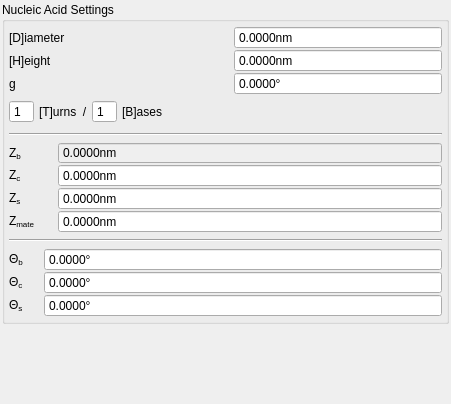
<?xml version="1.0" encoding="UTF-8"?>
<ui version="4.0">
    <class>Form</class>
    <widget class="QWidget" name="Form">
        <property name="geometry">
            <rect>
                <x>0</x>
                <y>0</y>
                <width>451</width>
                <height>404</height>
            </rect>
        </property>
        <property name="windowTitle">
            <string>Form</string>
        </property>
        <layout class="QVBoxLayout" name="verticalLayout">
            <property name="leftMargin">
                <number>2</number>
            </property>
            <property name="topMargin">
                <number>2</number>
            </property>
            <property name="rightMargin">
                <number>2</number>
            </property>
            <property name="bottomMargin">
                <number>2</number>
            </property>
            <item>
                <widget class="QGroupBox" name="nucleic_acid_settings">
                    <property name="title">
                        <string>Nucleic Acid Settings</string>
                    </property>
                    <layout class="QGridLayout" name="gridLayout_4">
                        <property name="leftMargin">
                            <number>4</number>
                        </property>
                        <property name="topMargin">
                            <number>4</number>
                        </property>
                        <property name="rightMargin">
                            <number>4</number>
                        </property>
                        <property name="bottomMargin">
                            <number>4</number>
                        </property>
                        <property name="horizontalSpacing">
                            <number>5</number>
                        </property>
                        <property name="verticalSpacing">
                            <number>6</number>
                        </property>
                        <item row="8" column="0" colspan="2">
                            <layout class="QGridLayout" name="gridLayout_3">
                                <property name="horizontalSpacing">
                                    <number>20</number>
                                </property>
                                <item row="3" column="1">
                                    <widget class="QDoubleSpinBox" name="theta_b">
                                        <property name="statusTip">
                                            <string/>
                                        </property>
                                        <property name="readOnly">
                                            <bool>false</bool>
                                        </property>
                                        <property name="buttonSymbols">
                                            <enum>QAbstractSpinBox::NoButtons</enum>
                                        </property>
                                        <property name="specialValueText">
                                            <string/>
                                        </property>
                                        <property name="accelerated">
                                            <bool>false</bool>
                                        </property>
                                        <property name="showGroupSeparator" stdset="0">
                                            <bool>false</bool>
                                        </property>
                                        <property name="suffix">
                                            <string notr="true">°</string>
                                        </property>
                                        <property name="decimals">
                                            <number>4</number>
                                        </property>
                                        <property name="maximum">
                                            <double>360.000000000000000</double>
                                        </property>
                                        <property name="singleStep">
                                            <double>0.500000000000000</double>
                                        </property>
                                    </widget>
                                </item>
                                <item row="4" column="1">
                                    <widget class="QDoubleSpinBox" name="theta_c">
                                        <property name="buttonSymbols">
                                            <enum>QAbstractSpinBox::NoButtons</enum>
                                        </property>
                                        <property name="specialValueText">
                                            <string/>
                                        </property>
                                        <property name="accelerated">
                                            <bool>false</bool>
                                        </property>
                                        <property name="showGroupSeparator" stdset="0">
                                            <bool>false</bool>
                                        </property>
                                        <property name="suffix">
                                            <string notr="true">°</string>
                                        </property>
                                        <property name="decimals">
                                            <number>4</number>
                                        </property>
                                        <property name="maximum">
                                            <double>360.000000000000000</double>
                                        </property>
                                        <property name="singleStep">
                                            <double>0.500000000000000</double>
                                        </property>
                                    </widget>
                                </item>
                                <item row="5" column="1">
                                    <widget class="QDoubleSpinBox" name="theta_s">
                                        <property name="buttonSymbols">
                                            <enum>QAbstractSpinBox::NoButtons</enum>
                                        </property>
                                        <property name="specialValueText">
                                            <string/>
                                        </property>
                                        <property name="accelerated">
                                            <bool>false</bool>
                                        </property>
                                        <property name="showGroupSeparator" stdset="0">
                                            <bool>false</bool>
                                        </property>
                                        <property name="prefix">
                                            <string/>
                                        </property>
                                        <property name="suffix">
                                            <string notr="true">°</string>
                                        </property>
                                        <property name="decimals">
                                            <number>4</number>
                                        </property>
                                        <property name="maximum">
                                            <double>360.000000000000000</double>
                                        </property>
                                        <property name="singleStep">
                                            <double>0.500000000000000</double>
                                        </property>
                                    </widget>
                                </item>
                                <item row="4" column="0">
                                    <widget class="QLabel" name="theta_c_label">
                                        <property name="enabled">
                                            <bool>true</bool>
                                        </property>
                                        <property name="sizePolicy">
                                            <sizepolicy hsizetype="Fixed" vsizetype="Preferred">
                                                <horstretch>0</horstretch>
                                                <verstretch>0</verstretch>
                                            </sizepolicy>
                                        </property>
                                        <property name="cursor">
                                            <cursorShape>ArrowCursor</cursorShape>
                                        </property>
                                        <property name="toolTip">
                                            <string/>
                                        </property>
                                        <property name="statusTip">
                                            <string/>
                                        </property>
                                        <property name="whatsThis">
                                            <string/>
                                        </property>
                                        <property name="text">
                                            <string>Θ&lt;sub&gt;c&lt;/sub&gt;</string>
                                        </property>
                                    </widget>
                                </item>
                                <item row="5" column="0">
                                    <widget class="QLabel" name="theta_s_label">
                                        <property name="enabled">
                                            <bool>true</bool>
                                        </property>
                                        <property name="sizePolicy">
                                            <sizepolicy hsizetype="Fixed" vsizetype="Preferred">
                                                <horstretch>0</horstretch>
                                                <verstretch>0</verstretch>
                                            </sizepolicy>
                                        </property>
                                        <property name="cursor">
                                            <cursorShape>ArrowCursor</cursorShape>
                                        </property>
                                        <property name="toolTip">
                                            <string/>
                                        </property>
                                        <property name="statusTip">
                                            <string/>
                                        </property>
                                        <property name="whatsThis">
                                            <string/>
                                        </property>
                                        <property name="text">
                                            <string>Θ&lt;sub&gt;s&lt;/sub&gt;</string>
                                        </property>
                                    </widget>
                                </item>
                                <item row="3" column="0">
                                    <widget class="QLabel" name="theta_b_label">
                                        <property name="enabled">
                                            <bool>true</bool>
                                        </property>
                                        <property name="sizePolicy">
                                            <sizepolicy hsizetype="Fixed" vsizetype="Preferred">
                                                <horstretch>0</horstretch>
                                                <verstretch>0</verstretch>
                                            </sizepolicy>
                                        </property>
                                        <property name="cursor">
                                            <cursorShape>ArrowCursor</cursorShape>
                                        </property>
                                        <property name="toolTip">
                                            <string/>
                                        </property>
                                        <property name="statusTip">
                                            <string/>
                                        </property>
                                        <property name="whatsThis">
                                            <string/>
                                        </property>
                                        <property name="text">
                                            <string>Θ&lt;sub&gt;b&lt;/sub&gt;</string>
                                        </property>
                                    </widget>
                                </item>
                            </layout>
                        </item>
                        <item row="6" column="0" colspan="2">
                            <widget class="Line" name="line">
                                <property name="orientation">
                                    <enum>Qt::Horizontal</enum>
                                </property>
                            </widget>
                        </item>
                        <item row="0" column="0" colspan="2">
                            <layout class="QGridLayout" name="gridLayout_2">
                                <property name="horizontalSpacing">
                                    <number>16</number>
                                </property>
                                <item row="0" column="1">
                                    <widget class="QDoubleSpinBox" name="D">
                                        <property name="toolTip">
                                            <string/>
                                        </property>
                                        <property name="whatsThis">
                                            <string/>
                                        </property>
                                        <property name="buttonSymbols">
                                            <enum>QAbstractSpinBox::NoButtons</enum>
                                        </property>
                                        <property name="suffix">
                                            <string notr="true">nm</string>
                                        </property>
                                        <property name="decimals">
                                            <number>4</number>
                                        </property>
                                        <property name="maximum">
                                            <double>999999.000000000000000</double>
                                        </property>
                                        <property name="singleStep">
                                            <double>0.500000000000000</double>
                                        </property>
                                    </widget>
                                </item>
                                <item row="1" column="1">
                                    <widget class="QDoubleSpinBox" name="H">
                                        <property name="toolTip">
                                            <string/>
                                        </property>
                                        <property name="buttonSymbols">
                                            <enum>QAbstractSpinBox::NoButtons</enum>
                                        </property>
                                        <property name="suffix">
                                            <string notr="true">nm</string>
                                        </property>
                                        <property name="decimals">
                                            <number>4</number>
                                        </property>
                                        <property name="maximum">
                                            <double>999999.000000000000000</double>
                                        </property>
                                        <property name="singleStep">
                                            <double>0.500000000000000</double>
                                        </property>
                                    </widget>
                                </item>
                                <item row="1" column="0">
                                    <widget class="QLabel" name="H_label">
                                        <property name="cursor">
                                            <cursorShape>ArrowCursor</cursorShape>
                                        </property>
                                        <property name="toolTip">
                                            <string>Helical Twist Height</string>
                                        </property>
                                        <property name="statusTip">
                                            <string/>
                                        </property>
                                        <property name="text">
                                            <string>[H]eight</string>
                                        </property>
                                    </widget>
                                </item>
                                <item row="3" column="0" colspan="2">
                                    <layout class="QHBoxLayout" name="horizontalLayout">
                                        <property name="topMargin">
                                            <number>5</number>
                                        </property>
                                        <property name="bottomMargin">
                                            <number>4</number>
                                        </property>
                                        <item>
                                            <widget class="QSpinBox" name="T">
                                                <property name="toolTip">
                                                    <string>Turns</string>
                                                </property>
                                                <property name="whatsThis">
                                                    <string/>
                                                </property>
                                                <property name="buttonSymbols">
                                                    <enum>QAbstractSpinBox::NoButtons</enum>
                                                </property>
                                                <property name="minimum">
                                                    <number>1</number>
                                                </property>
                                            </widget>
                                        </item>
                                        <item>
                                            <spacer name="horizontalSpacer_2">
                                                <property name="orientation">
                                                    <enum>Qt::Horizontal</enum>
                                                </property>
                                                <property name="sizeType">
                                                    <enum>QSizePolicy::Fixed</enum>
                                                </property>
                                                <property name="sizeHint" stdset="0">
                                                    <size>
                                                        <width>5</width>
                                                        <height>20</height>
                                                    </size>
                                                </property>
                                            </spacer>
                                        </item>
                                        <item>
                                            <widget class="QLabel" name="T_label">
                                                <property name="toolTip">
                                                    <string/>
                                                </property>
                                                <property name="statusTip">
                                                    <string/>
                                                </property>
                                                <property name="text">
                                                    <string>[T]urns</string>
                                                </property>
                                            </widget>
                                        </item>
                                        <item>
                                            <spacer name="horizontalSpacer_4">
                                                <property name="orientation">
                                                    <enum>Qt::Horizontal</enum>
                                                </property>
                                                <property name="sizeType">
                                                    <enum>QSizePolicy::Fixed</enum>
                                                </property>
                                                <property name="sizeHint" stdset="0">
                                                    <size>
                                                        <width>5</width>
                                                        <height>20</height>
                                                    </size>
                                                </property>
                                            </spacer>
                                        </item>
                                        <item>
                                            <widget class="QLabel" name="bases_per_turns_slash">
                                                <property name="toolTip">
                                                    <string>(per)</string>
                                                </property>
                                                <property name="statusTip">
                                                    <string/>
                                                </property>
                                                <property name="text">
                                                    <string>/</string>
                                                </property>
                                                <property name="alignment">
                                                    <set>Qt::AlignCenter</set>
                                                </property>
                                            </widget>
                                        </item>
                                        <item>
                                            <spacer name="horizontalSpacer">
                                                <property name="orientation">
                                                    <enum>Qt::Horizontal</enum>
                                                </property>
                                                <property name="sizeType">
                                                    <enum>QSizePolicy::Fixed</enum>
                                                </property>
                                                <property name="sizeHint" stdset="0">
                                                    <size>
                                                        <width>5</width>
                                                        <height>20</height>
                                                    </size>
                                                </property>
                                            </spacer>
                                        </item>
                                        <item>
                                            <widget class="QSpinBox" name="B">
                                                <property name="toolTip">
                                                    <string>Bases</string>
                                                </property>
                                                <property name="statusTip">
                                                    <string/>
                                                </property>
                                                <property name="whatsThis">
                                                    <string/>
                                                </property>
                                                <property name="buttonSymbols">
                                                    <enum>QAbstractSpinBox::NoButtons</enum>
                                                </property>
                                                <property name="minimum">
                                                    <number>1</number>
                                                </property>
                                            </widget>
                                        </item>
                                        <item>
                                            <spacer name="horizontalSpacer_5">
                                                <property name="orientation">
                                                    <enum>Qt::Horizontal</enum>
                                                </property>
                                                <property name="sizeType">
                                                    <enum>QSizePolicy::Fixed</enum>
                                                </property>
                                                <property name="sizeHint" stdset="0">
                                                    <size>
                                                        <width>5</width>
                                                        <height>20</height>
                                                    </size>
                                                </property>
                                            </spacer>
                                        </item>
                                        <item>
                                            <widget class="QLabel" name="B_label">
                                                <property name="toolTip">
                                                    <string>Bases</string>
                                                </property>
                                                <property name="statusTip">
                                                    <string>There are B bases per T turns of the helix</string>
                                                </property>
                                                <property name="text">
                                                    <string>[B]ases</string>
                                                </property>
                                            </widget>
                                        </item>
                                        <item>
                                            <spacer name="horizontalSpacer_3">
                                                <property name="orientation">
                                                    <enum>Qt::Horizontal</enum>
                                                </property>
                                                <property name="sizeHint" stdset="0">
                                                    <size>
                                                        <width>40</width>
                                                        <height>20</height>
                                                    </size>
                                                </property>
                                            </spacer>
                                        </item>
                                    </layout>
                                </item>
                                <item row="0" column="0">
                                    <widget class="QLabel" name="D_label">
                                        <property name="cursor">
                                            <cursorShape>ArrowCursor</cursorShape>
                                        </property>
                                        <property name="toolTip">
                                            <string/>
                                        </property>
                                        <property name="statusTip">
                                            <string/>
                                        </property>
                                        <property name="whatsThis">
                                            <string/>
                                        </property>
                                        <property name="text">
                                            <string>[D]iameter</string>
                                        </property>
                                    </widget>
                                </item>
                                <item row="2" column="1">
                                    <widget class="QDoubleSpinBox" name="g">
                                        <property name="buttonSymbols">
                                            <enum>QAbstractSpinBox::NoButtons</enum>
                                        </property>
                                        <property name="suffix">
                                            <string>°</string>
                                        </property>
                                        <property name="decimals">
                                            <number>4</number>
                                        </property>
                                        <property name="maximum">
                                            <double>360.000000000000000</double>
                                        </property>
                                    </widget>
                                </item>
                                <item row="2" column="0">
                                    <widget class="QLabel" name="g_label">
                                        <property name="text">
                                            <string>g</string>
                                        </property>
                                    </widget>
                                </item>
                            </layout>
                        </item>
                        <item row="1" column="0" colspan="2">
                            <widget class="Line" name="nucleic_acid_settings_splitter">
                                <property name="orientation">
                                    <enum>Qt::Horizontal</enum>
                                </property>
                            </widget>
                        </item>
                        <item row="2" column="0" colspan="2">
                            <layout class="QGridLayout" name="gridLayout_7">
                                <property name="horizontalSpacing">
                                    <number>20</number>
                                </property>
                                <item row="2" column="1">
                                    <widget class="QDoubleSpinBox" name="Z_s">
                                        <property name="statusTip">
                                            <string/>
                                        </property>
                                        <property name="buttonSymbols">
                                            <enum>QAbstractSpinBox::NoButtons</enum>
                                        </property>
                                        <property name="suffix">
                                            <string notr="true">nm</string>
                                        </property>
                                        <property name="decimals">
                                            <number>4</number>
                                        </property>
                                        <property name="minimum">
                                            <double>0.000000000000000</double>
                                        </property>
                                        <property name="maximum">
                                            <double>999999.000000000000000</double>
                                        </property>
                                        <property name="singleStep">
                                            <double>0.500000000000000</double>
                                        </property>
                                        <property name="value">
                                            <double>0.000000000000000</double>
                                        </property>
                                    </widget>
                                </item>
                                <item row="1" column="1">
                                    <widget class="QDoubleSpinBox" name="Z_c">
                                        <property name="buttonSymbols">
                                            <enum>QAbstractSpinBox::NoButtons</enum>
                                        </property>
                                        <property name="suffix">
                                            <string notr="true">nm</string>
                                        </property>
                                        <property name="decimals">
                                            <number>4</number>
                                        </property>
                                        <property name="minimum">
                                            <double>0.000000000000000</double>
                                        </property>
                                        <property name="maximum">
                                            <double>999999.000000000000000</double>
                                        </property>
                                        <property name="singleStep">
                                            <double>0.500000000000000</double>
                                        </property>
                                        <property name="value">
                                            <double>0.000000000000000</double>
                                        </property>
                                    </widget>
                                </item>
                                <item row="2" column="0">
                                    <widget class="QLabel" name="Z_s_label">
                                        <property name="enabled">
                                            <bool>true</bool>
                                        </property>
                                        <property name="sizePolicy">
                                            <sizepolicy hsizetype="Fixed" vsizetype="Preferred">
                                                <horstretch>0</horstretch>
                                                <verstretch>0</verstretch>
                                            </sizepolicy>
                                        </property>
                                        <property name="cursor">
                                            <cursorShape>ArrowCursor</cursorShape>
                                        </property>
                                        <property name="toolTip">
                                            <string/>
                                        </property>
                                        <property name="statusTip">
                                            <string>The vertical height between two NEMids on different helices of the
                                                same double helix
                                            </string>
                                        </property>
                                        <property name="whatsThis">
                                            <string/>
                                        </property>
                                        <property name="text">
                                            <string>Z&lt;sub&gt;s&lt;/sub&gt;</string>
                                        </property>
                                    </widget>
                                </item>
                                <item row="0" column="1">
                                    <widget class="QDoubleSpinBox" name="Z_b">
                                        <property name="enabled">
                                            <bool>false</bool>
                                        </property>
                                        <property name="statusTip">
                                            <string/>
                                        </property>
                                        <property name="autoFillBackground">
                                            <bool>false</bool>
                                        </property>
                                        <property name="styleSheet">
                                            <string notr="true">QDoubleSpinBox::disabled{background-color: rgb(240, 240,
                                                240); color: black}
                                            </string>
                                        </property>
                                        <property name="wrapping">
                                            <bool>false</bool>
                                        </property>
                                        <property name="frame">
                                            <bool>true</bool>
                                        </property>
                                        <property name="readOnly">
                                            <bool>false</bool>
                                        </property>
                                        <property name="buttonSymbols">
                                            <enum>QAbstractSpinBox::NoButtons</enum>
                                        </property>
                                        <property name="specialValueText">
                                            <string/>
                                        </property>
                                        <property name="accelerated">
                                            <bool>false</bool>
                                        </property>
                                        <property name="showGroupSeparator" stdset="0">
                                            <bool>false</bool>
                                        </property>
                                        <property name="prefix">
                                            <string/>
                                        </property>
                                        <property name="suffix">
                                            <string notr="true">nm</string>
                                        </property>
                                        <property name="decimals">
                                            <number>4</number>
                                        </property>
                                        <property name="minimum">
                                            <double>0.000000000000000</double>
                                        </property>
                                        <property name="maximum">
                                            <double>999999.000000000000000</double>
                                        </property>
                                        <property name="singleStep">
                                            <double>0.500000000000000</double>
                                        </property>
                                        <property name="value">
                                            <double>0.000000000000000</double>
                                        </property>
                                    </widget>
                                </item>
                                <item row="0" column="0">
                                    <widget class="QLabel" name="Z_b_label">
                                        <property name="enabled">
                                            <bool>true</bool>
                                        </property>
                                        <property name="sizePolicy">
                                            <sizepolicy hsizetype="Fixed" vsizetype="Preferred">
                                                <horstretch>0</horstretch>
                                                <verstretch>0</verstretch>
                                            </sizepolicy>
                                        </property>
                                        <property name="cursor">
                                            <cursorShape>ArrowCursor</cursorShape>
                                        </property>
                                        <property name="toolTip">
                                            <string/>
                                        </property>
                                        <property name="statusTip">
                                            <string/>
                                        </property>
                                        <property name="whatsThis">
                                            <string/>
                                        </property>
                                        <property name="text">
                                            <string>Z&lt;sub&gt;b&lt;/sub&gt;</string>
                                        </property>
                                    </widget>
                                </item>
                                <item row="1" column="0">
                                    <widget class="QLabel" name="Z_c_label">
                                        <property name="enabled">
                                            <bool>true</bool>
                                        </property>
                                        <property name="sizePolicy">
                                            <sizepolicy hsizetype="Fixed" vsizetype="Preferred">
                                                <horstretch>0</horstretch>
                                                <verstretch>0</verstretch>
                                            </sizepolicy>
                                        </property>
                                        <property name="cursor">
                                            <cursorShape>ArrowCursor</cursorShape>
                                        </property>
                                        <property name="toolTip">
                                            <string/>
                                        </property>
                                        <property name="statusTip">
                                            <string/>
                                        </property>
                                        <property name="whatsThis">
                                            <string/>
                                        </property>
                                        <property name="text">
                                            <string>Z&lt;sub&gt;c&lt;/sub&gt;</string>
                                        </property>
                                    </widget>
                                </item>
                                <item row="3" column="0">
                                    <widget class="QLabel" name="Z_mate_label">
                                        <property name="text">
                                            <string>&lt;html&gt;&lt;head/&gt;&lt;body&gt;&lt;p&gt;Z&lt;span style=&quot;
                                                vertical-align:sub;&quot;&gt;mate&lt;/span&gt;&lt;/p&gt;&lt;/body&gt;&lt;/html&gt;
                                            </string>
                                        </property>
                                    </widget>
                                </item>
                                <item row="3" column="1">
                                    <widget class="QDoubleSpinBox" name="Z_mate">
                                        <property name="enabled">
                                            <bool>true</bool>
                                        </property>
                                        <property name="styleSheet">
                                            <string notr="true"/>
                                        </property>
                                        <property name="buttonSymbols">
                                            <enum>QAbstractSpinBox::NoButtons</enum>
                                        </property>
                                        <property name="prefix">
                                            <string/>
                                        </property>
                                        <property name="suffix">
                                            <string>nm</string>
                                        </property>
                                        <property name="decimals">
                                            <number>4</number>
                                        </property>
                                        <property name="minimum">
                                            <double>0.000000000000000</double>
                                        </property>
                                        <property name="value">
                                            <double>0.000000000000000</double>
                                        </property>
                                    </widget>
                                </item>
                            </layout>
                        </item>
                    </layout>
                </widget>
            </item>
            <item>
                <spacer name="verticalSpacer">
                    <property name="orientation">
                        <enum>Qt::Vertical</enum>
                    </property>
                    <property name="sizeHint" stdset="0">
                        <size>
                            <width>20</width>
                            <height>25</height>
                        </size>
                    </property>
                </spacer>
            </item>
        </layout>
    </widget>
    <resources/>
    <connections/>
</ui>
